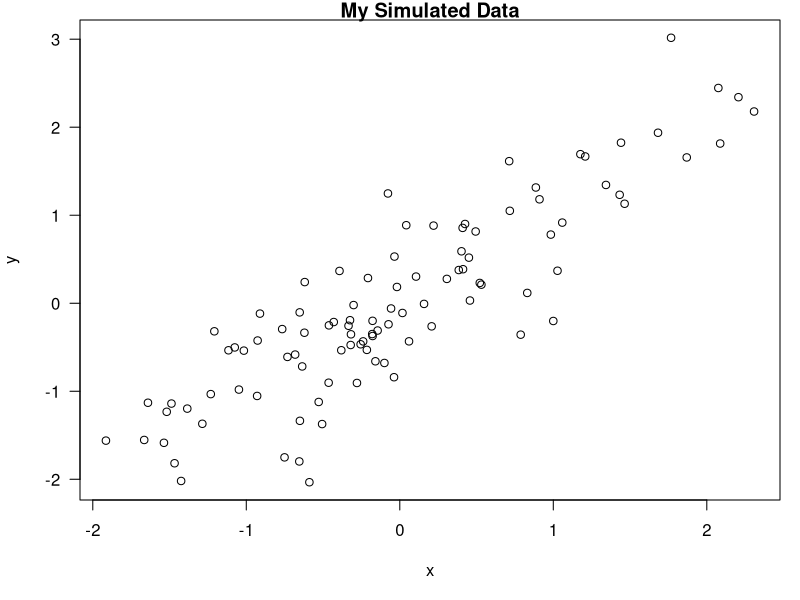

Here is the R script that generated this plot:
## ---- chunk 1
set.seed(1)
x <- rnorm(100)
mean(x)
## ---- chunk 2
## R code goes here
## ---- chunk 3
time <- format(Sys.time(), "%a %b %d %X %Y")
rand <- rnorm(1)
## ---- chunk 4
x <- rnorm(100); y <- x + rnorm(100, sd = 0.5)
## ---- chunk 5
par(mar = c(5, 4, 1, 1), las = 1)
plot(x, y, main = "My Simulated Data")
## ---- chunk 6
library(datasets)
data(airquality)
fit <- lm(Ozone ~ Wind + Temp + Solar.R, data = airquality)
## ---- chunk 7
library(xtable)
xt <- xtable(summary(fit))
print(xt, type = "html")
